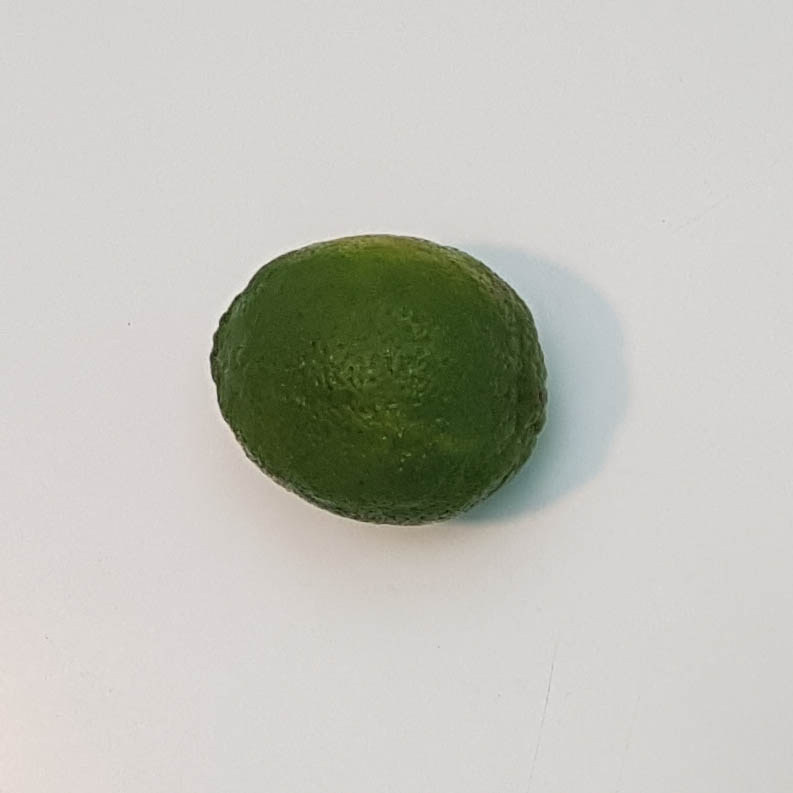
#> input picture TRAIN1200/0009_RSG.jpg, 793 x 793 px; its folder holds only this picture in this run
$ python CreateCSV.py   (older library calls are emulated)
#> lines starting #> are read from the running program, lines starting #| are printed output that depends on the picture; after the words box and inside, x2 and y2 are one past the last pixel; in counts of white or black regions, pixels touching at a corner belong together
### TrataImagem.py
import cv2 as cv
import numpy as np
from skimage.feature import greycomatrix, greycoprops
import matplotlib.pyplot as plt
from heapq import nlargest
import matplotlib.patches as mpatches
import matplotlib.lines as mlines
from scipy.stats import kurtosis, skew
from scipy.spatial import distance as dist
from imutils import perspective
from imutils import contours
def midpoint(ptA, ptB):
	return ((ptA[0] + ptB[0]) * 0.5, (ptA[1] + ptB[1]) * 0.5)

def TrataImagem(src,visual,verbose):
    """Author: Ellen Giacometti
        CRIADO EM: 21/12/2018
        ÚLTIMA ATUALIZAÇÃO: 05/02/2019
        DESC: Código que recebe uma imagem e extrai os Atributos do limão contido nela
        Args:
            visual (int): If visual = 1  will plot figures and histograms, if visual= 0 nothing is shown.
            verbose (int): It sets whether the function will print values extracted from image or not.Verbose=0 disable it
        Returns:
            x, y, raio: Values from size of the minimum enclosing circle, obtained from the biggest contour
            histH, histS, histV: Histograms of each channel of the given image. It one is a vector with 255 length
            texture_Kurt, texture_Skew: Float values of Kurtosis and Skewness
            dissimilarity,correlation,homogeneity,energy,contrast,ASM: GLCM  properties"""
#> called with src = 'TRAIN1200/0009_RSG.jpg', visual = 0, verbose = 0

    """ LENDO IMAGEM """
    # Lendo Imagem
    img = cv.imread(src)
#> img is the input picture: shape (793, 793, 3); mean B, G, R 186.3, 193.5, 193.1
    # Convertendo canal HSV
    imgHSV = cv.cvtColor(img, cv.COLOR_BGR2HSV)
#> imgHSV: shape (793, 793, 3); mean H, S, V 22.7, 23.9, 195.5
    # Separando o canal de saturação
    h, s, v = cv.split(imgHSV)
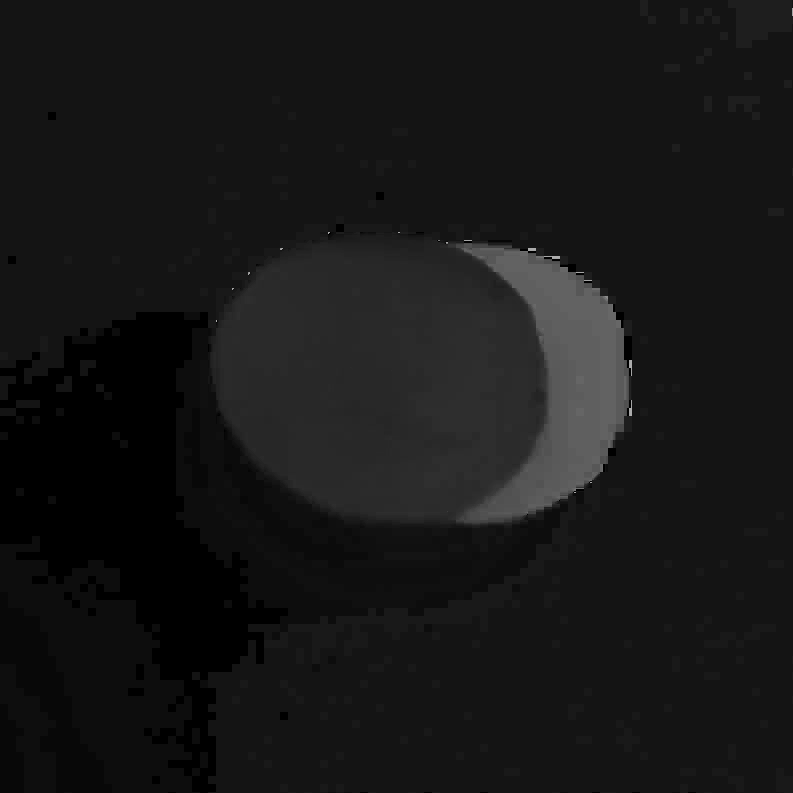
#> h: shape (793, 793); min 0, max 173, mean 22.7
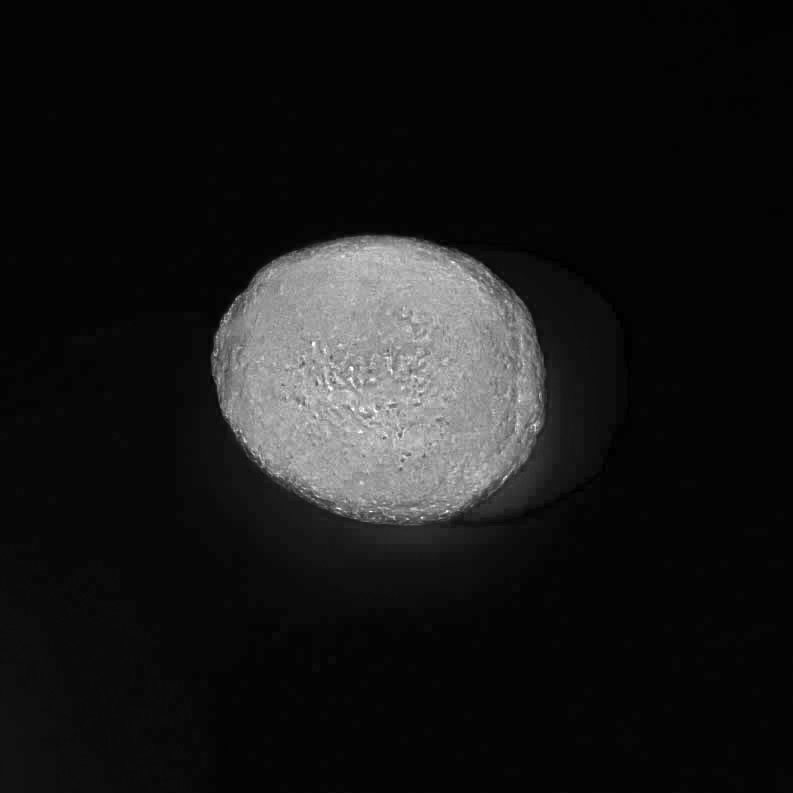
#> s: shape (793, 793); min 0, max 255, mean 23.9
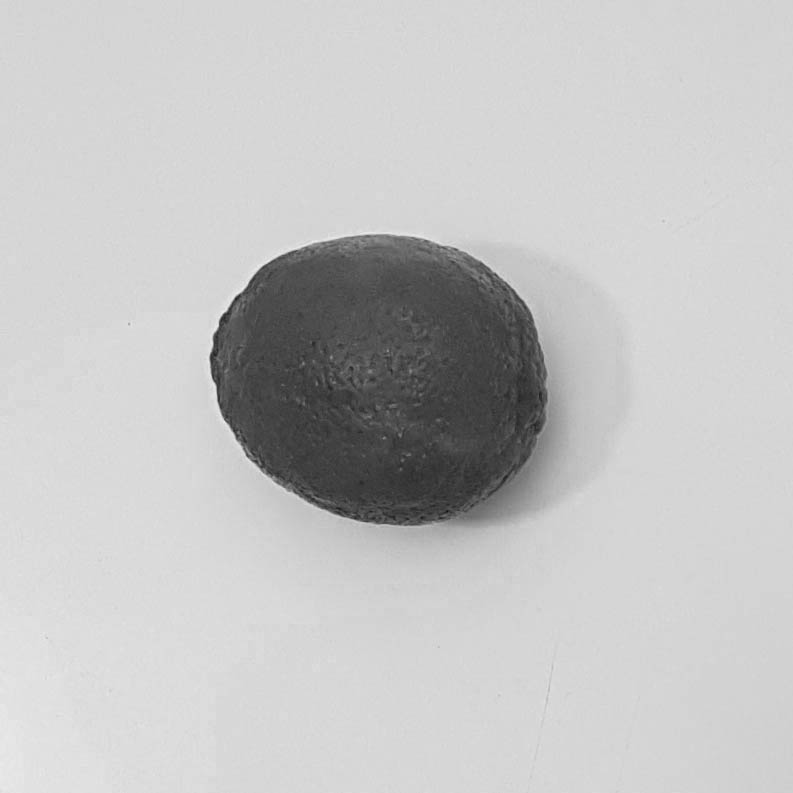
#> v: shape (793, 793); min 15, max 239, mean 195.5
    """ EXIBINDO CANAIS """
    if visual == 1:
        fig1, (ax1, ax2, ax3) = plt.subplots(1, 3, figsize=(10, 5), sharex=True, sharey=True)
        ax1.axis('off')
        ax1.imshow(h, cmap=plt.cm.gray)
        ax1.set_title(' h IMAGE')
        ax2.axis('off')
        ax2.imshow(s, cmap=plt.cm.gray)
        ax2.set_title('s IMAGE')
        ax3.axis('off')
        ax3.imshow(v, cmap=plt.cm.gray)
        ax3.set_title('v  IMAGE')
        plt.show()
    """ PROCESSAMENTO DA IMAGEM """
     # Filtro para borrar
    s_Blur = cv.GaussianBlur(s,(5,5),0)
    #s_Blur = cv.blur(s,(5,5))
    # Binarizando a imagem
    _, s_Thresh = cv.threshold(s_Blur,50,255,cv.THRESH_BINARY)
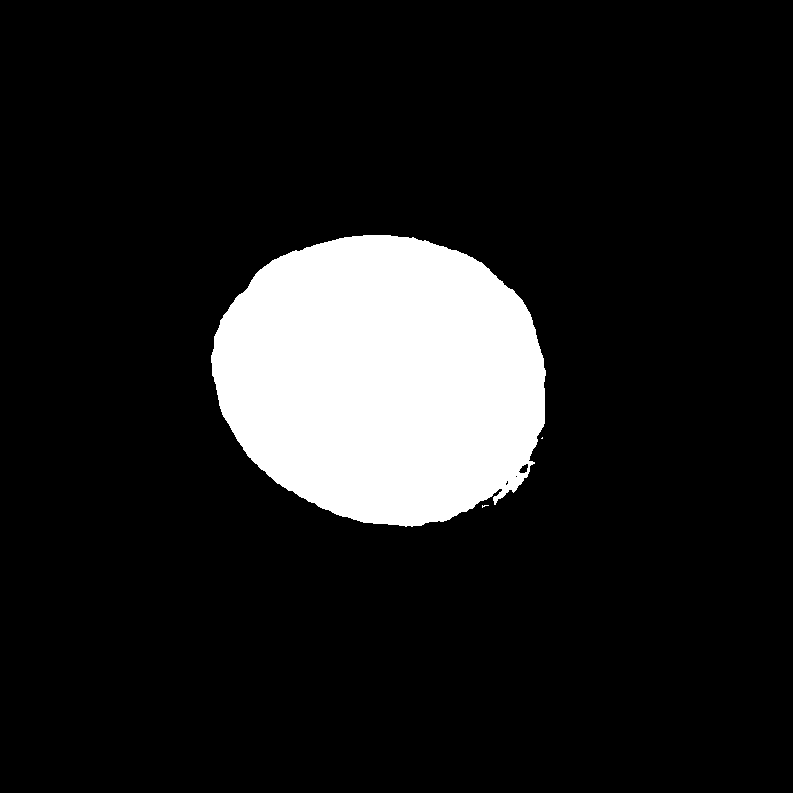
#> s_Thresh: shape (793, 793); 12.2% white; 3 white regions (2 under 20 px), largest, box (x1, y1, x2, y2) and area: (211, 235, 546, 527) 76762
    # Morfologia tamanho do elemento estrutural
    block_size = 30
    kernel= cv.getStructuringElement(cv.MORPH_ELLIPSE, (block_size, block_size))
    #kernel = np.ones((block_size, block_size), np.uint8)
    # Executando Dilation e Closing
    s_Closing = cv.morphologyEx(s_Thresh, cv.MORPH_CLOSE, kernel)
#> s_Closing: shape (793, 793); 12.3% white; 1 white region
    # Resultado da Máscara em RGB
    s_Result = cv.bitwise_and(cv.cvtColor(img, cv.COLOR_BGR2RGB), cv.cvtColor(img, cv.COLOR_BGR2RGB), mask=s_Closing)
    """ PRINTANDO IMAGENS DO PROCESSO   """
    if visual==1:
        fig, (ax1, ax2,ax3,ax4) = plt.subplots(1, 4, figsize=(10, 5), sharex=True, sharey=True)
        ax1.axis('off')
        ax1.imshow(s_Blur, cmap=plt.cm.gray)
        ax1.set_title('s_Blur ')
        ax2.axis('off')
        ax2.imshow(s_Thresh, cmap=plt.cm.gray)
        ax2.set_title('s_Thresh')
        ax3.axis('off')
        ax3.imshow(s_Closing, cmap=plt.cm.gray)
        ax3.set_title('s_Closing')
        ax4.axis('off')
        ax4.imshow(s_Result, cmap=plt.cm.gray)
        ax4.set_title('s_Result')
        plt.show()
    """ CRIANDO ROI """
    # Declarando variável BoundingBox
    BoundingBox = np.zeros_like(img)
    BoundingBox[s_Closing == 255] = img[s_Closing == 255]
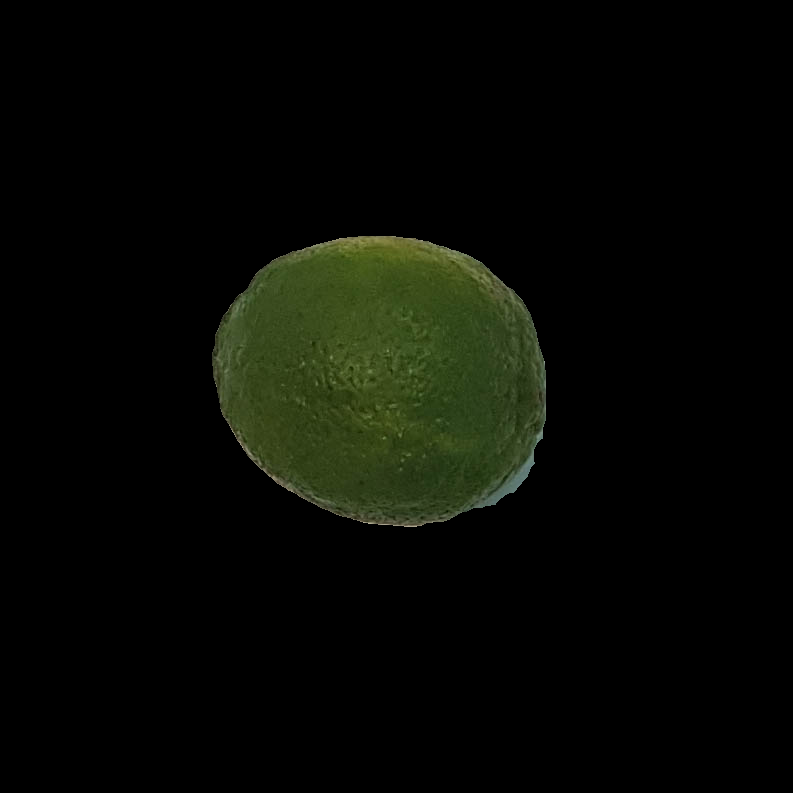
#> BoundingBox: shape (793, 793, 3); mean B, G, R 3.9, 9.2, 7.2
    # Definindo pontos para corte
    (x, y) = np.where(s_Closing == 255)
    (topx, topy) = (np.min(x), np.min(y))
#> topx = 236; topy = 212
    (bottomx, bottomy) = (np.max(x), np.max(y))
#> bottomx = 526; bottomy = 545
    # Desprezando a imagem ao redor dos pontos
    BoundingBox = BoundingBox[topx:bottomx + 1, topy:bottomy + 1]
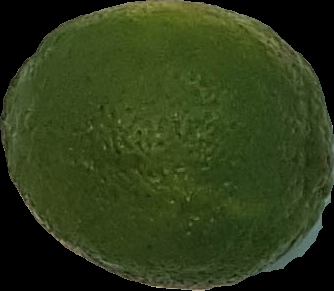
#> BoundingBox: shape (291, 334, 3); mean B, G, R 25.5, 59.4, 46.6
    # Convertendo para cinza
    gray_BoundingBox = cv.cvtColor(BoundingBox, cv.COLOR_RGB2GRAY)
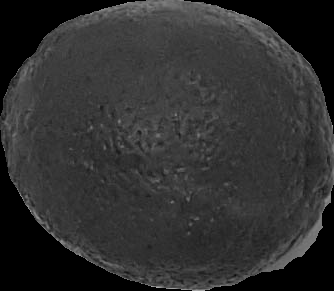
#> gray_BoundingBox: shape (291, 334); min 0, max 174, mean 47.8
    """ CONTORNO OPENCV """
    # Capturando contornos
    _, contornosCV, _ = cv.findContours(s_Closing, cv.RETR_EXTERNAL, cv.CHAIN_APPROX_NONE)
#> contornosCV = 1 contour; box (x1, y1, x2, y2) and area: (212, 236, 546, 527) 76684
    # Adquirindo o número de contornos encontrados
    tamanho_contornoCV = len(contornosCV)
#> tamanho_contornoCV = 1
    # Declarando um array para armazenar o tamanho de cada contorno
    tamanhoCV = np.empty([tamanho_contornoCV])
#> tamanhoCV = [27.59]
    for i in range(tamanho_contornoCV):
        # Adquirindo o tamanho de cada contorno encontrado
        tamanhoCV[i] = contornosCV[i].shape[0]
#> after the loop, tamanhoCV = [913]
    # Detectando os N maiores contornos e seus indices, alterando N , os N maiores contornos serão armazenados.
    maioresCV = nlargest(1, enumerate(tamanhoCV), key=lambda a: a[1])
#> maioresCV = [(0, 913)]

    """ MEDIDAS LIMÃO - CONTORNO ÚTIL   """
    contorno_util=contornosCV[maioresCV[0][0]]
#> contorno_util = contour of 913 points, box (x1, y1, x2, y2) (212, 236, 546, 527), area 76684
    M = cv.moments(contorno_util)
#> M = moments, m00 76683.5, centre m10/m00, m01/m00 = (383.2, 379.2)
    cx = int(M['m10'] / M['m00'])
#> cx = 383
    cy = int(M['m01'] / M['m00'])
#> cy = 379

    """ MEDIDAS CIRCUNFERÊNCIA CIRCUNSCRITA """
    ((x, y), raio) = cv.minEnclosingCircle(contorno_util)
#> x = 377.5; y = 391; raio = 172.3
    centroide = (int(x), int(y))
#> centroide = (377, 391)
    """ HISTOGRAMA DO CANAL H   """
    histH = cv.calcHist([h], [0], s_Closing, [256], [0, 256])
#> histH = 256 values, max 16665 at index 40, min 0 at index 0, mean 301.3
    histH = list(map(float, histH[0:255][:]))
#> histH = 255 values, max 16665 at index 40, min 0 at index 0, mean 302.5
    histS = cv.calcHist([s], [0], s_Closing, [256], [0, 256])
#> histS = 256 values, max 2440 at index 166, min 0 at index 0, mean 301.3
    histS = list(map(float, histS[0:255][:]))
#> histS = 255 values, max 2440 at index 166, min 0 at index 0, mean 302.4
    histV = cv.calcHist([v], [0], s_Closing, [256], [0, 256])
#> histV = 256 values, max 2894 at index 66, min 0 at index 0, mean 301.3
    histV = list(map(float, histV[0:255][:]))
#> histV = 255 values, max 2894 at index 66, min 0 at index 0, mean 302.5

    """ TEXTURA:KURTOSIS & SKEWNESS """
    texture_Kurt = kurtosis(gray_BoundingBox, axis=None)
#> texture_Kurt = 0.00749
    texture_Skew = skew(gray_BoundingBox, axis=None)
#> texture_Skew = -0.52
    """TEXTURA: GLCM"""
    glcm = greycomatrix(gray_BoundingBox, [5], [0], 256, symmetric=True, normed=True)
    dissimilarity= greycoprops(glcm, 'dissimilarity')[0, 0]
#> dissimilarity = 8.04
    correlation= greycoprops(glcm, 'correlation')[0, 0]
#> correlation = 0.793
    homogeneity = greycoprops(glcm,'homogeneity')[0, 0]
#> homogeneity = 0.317
    energy = greycoprops(glcm, 'energy')[0, 0]
#> energy = 0.187
    contrast= greycoprops(glcm, 'contrast')[0, 0]
#> contrast = 304.2
    ASM = greycoprops(glcm,'ASM')[0,0]
#> ASM = 0.0349

    """DEBUG VERSION """
    if(visual==1):
        """DESENHANDO O CONTORNO E A CIRCUNFERÊNCIA"""
        fig2, ax = plt.subplots()
        ax.imshow(s_Result, interpolation='nearest', cmap=plt.cm.gray)
        for n, contornoCV in enumerate(contornosCV):
            if (n in (np.transpose(np.asanyarray(maioresCV))[:])):
                ax.plot(contornoCV[:, 0][:, 0], contornoCV[:, 0][:, 1], '-b', linewidth=2)
                circulo = mpatches.Circle((x, y), raio, fill=False, edgecolor='red', linewidth=2)
                ax.add_patch(circulo)

                pixelsPerMetric = 4.75
                # compute the rotated bounding box of the contour
                box = cv.minAreaRect(contorno_util)
                box = cv.boxPoints(box)
                box = np.array(box, dtype="int")

                # order the points in the contour such that they appear
                # in top-left, top-right, bottom-right, and bottom-left
                # order, then draw the outline of the rotated bounding
                # box
                box = perspective.order_points(box)
                (tl, tr, br, bl) = box
                (tltrX, tltrY) = midpoint(tl, tr)
                (blbrX, blbrY) = midpoint(bl, br)

                # compute the midpoint between the top-left and top-right points,
                # followed by the midpoint between the top-righ and bottom-right
                (tlblX, tlblY) = midpoint(tl, bl)
                (trbrX, trbrY) = midpoint(tr, br)

                # draw lines between the midpoints
                ax.add_line(mlines.Line2D([int(x), int(y)], [int(x), int(y+raio)], color='yellow'))
                # ax.add_line(mlines.Line2D([int(tltrX),int(blbrX)], [int(tltrY),int(blbrY)],color='white'))
                # ax.add_line(mlines.Line2D([int(tlblX), int(trbrX)], [int(tlblY), int(trbrY)],color='white'))

                # compute the Euclidean distance between the midpoints
                dA = dist.euclidean((tltrX, tltrY), (blbrX, blbrY))
                dB = dist.euclidean((tlblX, tlblY), (trbrX, trbrY))

                # compute the size of the object
                dimA = dA / pixelsPerMetric
                dimB = dB / pixelsPerMetric

                # draw the object sizes on the image
                plt.scatter(x,y,c='yellow',s=10)
                # plt.text(int(tltrX - 50), int(tltrY - 30), "{:.1f}mm".format(dimA),color='white')
                # plt.text(int(trbrX + 50), int(trbrY+10), "{:.1f}mm".format(dimB), color='white')
                plt.text(int(x-15), int(y+raio +30), "{:.1f}mm".format(raio/pixelsPerMetric), color='yellow')
        plt.show()

        """DESENHANDO HISTOGRAMA"""
        plt.figure()
        csfont = {'fontname': 'Times New Roman'}
        plt.title("H Histogram")
        plt.xlabel("Níveis de cinza",**csfont,fontsize=12)
        plt.ylabel("Número de Pixels",**csfont,fontsize=12)
        plt.plot(histH)
        plt.xlim([0, 256])
        plt.show()
        plt.figure()
        plt.title("S Histogram")
        plt.xlabel("Bins")
        plt.ylabel("# of Pixels")
        plt.plot(histS)
        plt.xlim([0, 256])
        plt.show()
        plt.figure()
        plt.title("V Histogram")
        plt.xlabel("Bins")
        plt.ylabel("# of Pixels")
        plt.plot(histV)
        plt.xlim([0, 256])
        plt.show()

    """GERANDO RELATÓRIO """
    if verbose==1:

        print("\n---~ INFORMAÇÕES - CONTORNO DO LIMÃO ~---")
        print("Número de Contornos Encontrados na Imagem:", tamanho_contornoCV)
        print("Perímetro[cm]:", maioresCV[0][1]/pixelsPerMetric)
        print("Dimensão[cm]:", "(",dimA, ",",dimB,")" , "\nCentro:", centroide)
        print("Centróide:(", cx, ",", cy, ")")
        print("\n---~ SIZE & SHAPE - CIRCUNFERÊNCIA ~---")
        print("Raio [cm]:", raio/pixelsPerMetric, "\nCentro:", centroide)
        print("\n---~ TEXTURE - KURTOSIS SKEWNESS~---")
        print("Kurtosis:",texture_Kurt,"\nSkewness:",texture_Skew)
        print("\n---~ TEXTURE - GLCM~---")
        print("Dissimilarity:",dissimilarity)
        print("Correlation:",correlation)
        print("Homogeneity:", homogeneity)
        print("Energy:", energy)
        print("Contrast:", contrast)
        print("ASM:", ASM)
    pixelsPerMetric = 47.5
    radius = raio / pixelsPerMetric
#> radius = 3.63
    return [x, y, radius, histH, histS, histV, texture_Kurt, texture_Skew,dissimilarity,correlation,homogeneity,energy,contrast,ASM]

### CreateCSV.py
"""Author: Ellen Giacometti
    CRIADO EM: 21/12/2018
    ÚLTIMA ATUALIZAÇÃO: 05/02/2019
    DESC: Código tendo as features cria um arquivo csv com as features e as respectivas labels"""
import os
import glob
import pandas as pd
from TrataImagem import TrataImagem

""" Lendo Diretório """
train_path = "/home/ellengiacometti/PycharmProjects/TCCFRUIT/TRAIN1200"
test_path = "/home/ellengiacometti/PycharmProjects/TCCFRUIT/TEST1200"
dir=[train_path,test_path]


""" Extraindo Features de cada imagem """
print("[STATUS] Started extracting  TRAIN features")
valueType = 0
for type_dir in dir:
    """ Definindo Variáveis """
    i=1
    raio = []
    Kurtosis = []
    Skewness = []
    Dissimilarity = []
    Correlation = []
    Homogeneity = []
    Energy = []
    Contrast = []
    ASM = []
    texture_label = []
    colorH = []
    colorS = []
    colorV = []
    color_label = []
    for name in os.listdir(type_dir):

        cur_path = type_dir + "/" + name
        cur_label = name
        for file in glob.glob(cur_path):
            print("Processing Image - {} in {}".format(i, cur_label))
            features = TrataImagem(file,0,0)
#> features = 14 items
            # append the feature vector and label
            Kurtosis.append(features[6])
            Skewness.append(features[7])
            Dissimilarity.append(features[8])
            Correlation.append(features[9])
            Homogeneity.append(features[10])
            Energy.append(features[11])
            Contrast.append(features[12])
            ASM .append(features[13])
            colorH.append(features[3])
            # colorS.append(features[4])
            # colorV.append(features[5])
            texture_label.append(cur_label[5])
            color_label.append(cur_label[6])
            raio.append(features[2])
            i+=1

    # raw_data = {'Object':os.listdir(type_dir),'Kurtosis': Kurtosis,'Skewness':Skewness,'Dissimilarity':Dissimilarity,'Correlation':Correlation,'Homogeneity':Homogeneity,'Energy':Energy,'Contrast':Contrast, 'ASM':ASM,'ColorH': colorH,'ColorS': colorS,'ColorV': colorV,'TextureLabel':  texture_label,'ColorLabel': color_label,'Raio':raio}
    raw_data = {'Object': os.listdir(type_dir), 'Kurtosis': Kurtosis, 'Skewness': Skewness,
                'Dissimilarity': Dissimilarity, 'Correlation': Correlation, 'Homogeneity': Homogeneity,
                'Energy': Energy, 'Contrast': Contrast, 'ASM': ASM, 'Color': colorH,'TextureLabel': texture_label, 'ColorLabel': color_label, 'Raio': raio}
    # df = pd.DataFrame(raw_data, columns = ['Object','Kurtosis','Skewness','Dissimilarity','Correlation','Homogeneity','Energy','Contrast', 'ASM', 'ColorH','ColorS','ColorV','TextureLabel','ColorLabel','Raio'])
    df = pd.DataFrame(raw_data,
                      columns=['Object', 'Kurtosis', 'Skewness', 'Dissimilarity', 'Correlation', 'Homogeneity',
                               'Energy', 'Contrast', 'ASM', 'Color',  'TextureLabel', 'ColorLabel',
                               'Raio'])
#> df = table of 1 rows and 13 columns
#> (the run stopped early here; a loop or call above may not have finished)
